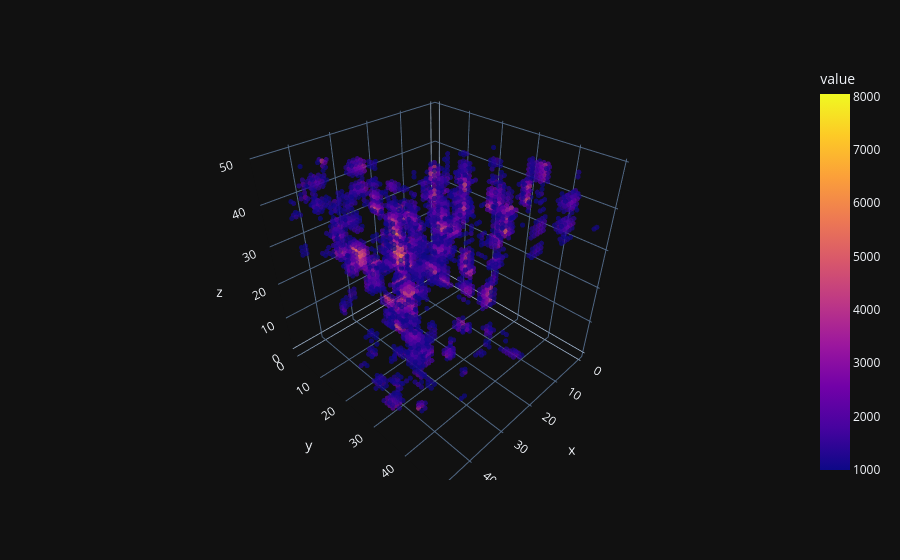

The notebook cell saved with this chart:
### Code cell
spn.plot_hcm(correlation_matrix, filter_start=1000)

### Figure 1 — Plotly figure (JSON) as saved in the notebook; plotly's stock layout.template omitted (floating-point values rounded to 4 significant figures; data arrays with more than 128 entries replaced by an {"elided": "..."} marker saying what was removed)
{"data": [{"hovertemplate": "x=%{x}<br>y=%{y}<br>z=%{z}<br>value=%{marker.color}<extra></extra>", "legendgroup": "", "marker": {"color": {"elided": "3811 float values"}, "coloraxis": "coloraxis", "opacity": 0.7, "symbol": "circle", "size": 3}, "mode": "markers", "name": "", "scene": "scene", "showlegend": false, "x": {"elided": "3811 int values"}, "y": {"elided": "3811 int values"}, "z": {"elided": "3811 int values"}, "type": "scatter3d"}], "layout": {"scene": {"domain": {"x": [0.0, 1.0], "y": [0.0, 1.0]}, "xaxis": {"title": {"text": "x"}}, "yaxis": {"title": {"text": "y"}}, "zaxis": {"title": {"text": "z"}}}, "coloraxis": {"colorbar": {"title": {"text": "value"}}, "colorscale": [[0.0, "#0d0887"], [0.1111, "#46039f"], [0.2222, "#7201a8"], [0.3333, "#9c179e"], [0.4444, "#bd3786"], [0.5556, "#d8576b"], [0.6667, "#ed7953"], [0.7778, "#fb9f3a"], [0.8889, "#fdca26"], [1.0, "#f0f921"]]}, "legend": {"tracegroupgap": 0}, "margin": {"t": 60}}}
